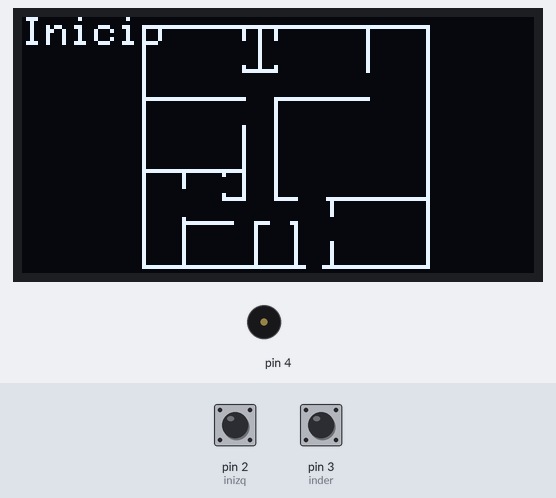
Bench run of a sketch on a simulated Arduino Uno, built with avr-gcc and run on an emulated ATmega328P. Parts: 128×64 one-colour display, buzzer (waves = sounding). The inputs (shaded band) are chosen by the test bench; at power-on: pin 2 (inizq) HIGH, pin 3 (inder) HIGH.

Above: at 2.2 s.
2.3 s: pin 2 (inizq) pulsed LOW 5 times (0.12 s each, 0.3 s apart)
At 2.63 s:
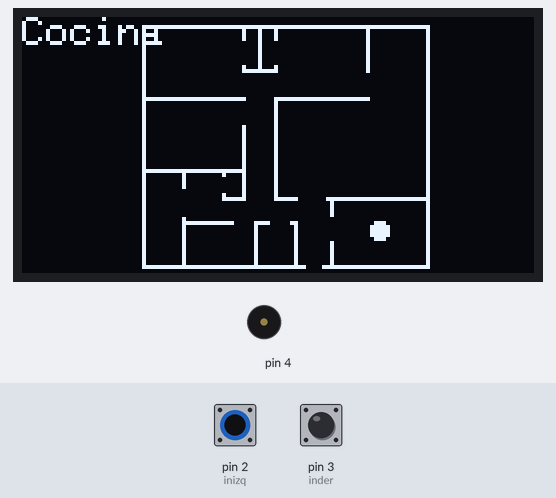
At 4.5 s:
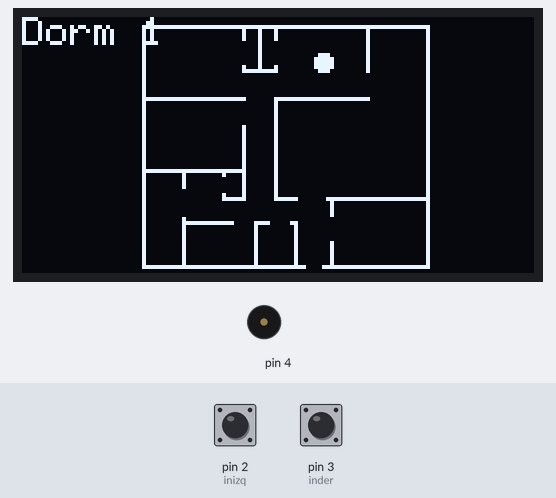
5.3 s: pin 3 (inder) pulsed LOW 5 times (0.12 s each, 0.3 s apart)
At 8.0 s:
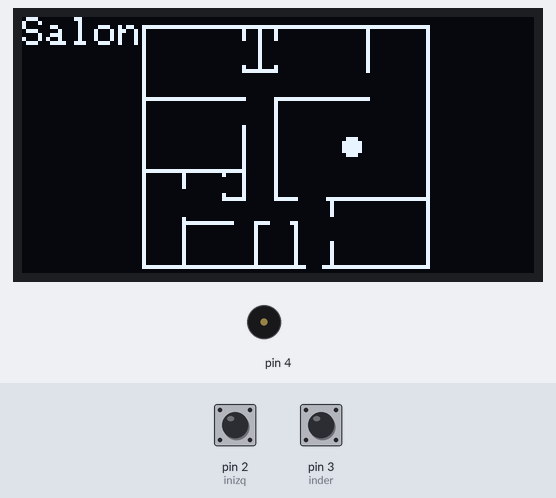
Timing chart, 0 to 9.5 s (numbered marks = the images above; inputs shaded):
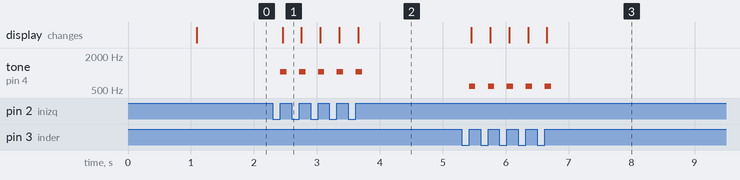

The sketch:

Arduino-OledHouse.ino
```cpp
#include <Wire.h>
#include <Adafruit_SSD1306.h>
#include <Adafruit_GFX.h>
#include "pitches.h"

// OLED display TWI address
#define OLED_ADDR   0x3C

Adafruit_SSD1306 display(-1);

#if (SSD1306_LCDHEIGHT != 64)
#error("Height incorrect, please fix Adafruit_SSD1306.h!");
#endif

int inizq = 2;   // choose the input pin (for a pushbutton)
int inder = 3;   // choose the input pin (for a pushbutton)
int val = 0;     // variable for reading the pin status
int habitacion = 0;     // variable for changing screen

void setup() {
  // initialize and clear display
  display.begin(SSD1306_SWITCHCAPVCC, OLED_ADDR);
  display.clearDisplay();
  display.display();
  display.clearDisplay();

#define LOGO_HEIGHT   64
#define LOGO_WIDTH    128

pinMode(inizq, INPUT);    // declare pushbutton as input
pinMode(inder, INPUT);    // declare pushbutton as input


  delay(1000);
}


void loop() {
  // *************************************************************************************************
static const unsigned char PROGMEM logo_bmp[] = {
  0x00, 0x00, 0x00, 0x00, 0x00, 0x00, 0x00, 0x00, 0x00, 0x00, 0x00, 0x00, 0x00, 0x00, 0x00, 0x00,
  0x00, 0x00, 0x00, 0x00, 0x00, 0x00, 0x00, 0x00, 0x00, 0x00, 0x00, 0x00, 0x00, 0x00, 0x00, 0x00,
  0x00, 0x00, 0x00, 0x03, 0xff, 0xff, 0xff, 0xff, 0xff, 0xff, 0xff, 0xff, 0xfc, 0x00, 0x00, 0x00,
  0x00, 0x00, 0x00, 0x02, 0x00, 0x00, 0x01, 0x11, 0x00, 0x00, 0x02, 0x00, 0x04, 0x00, 0x00, 0x00,
  0x00, 0x00, 0x00, 0x02, 0x00, 0x00, 0x01, 0x11, 0x00, 0x00, 0x02, 0x00, 0x04, 0x00, 0x00, 0x00,
  0x00, 0x00, 0x00, 0x02, 0x00, 0x00, 0x01, 0x11, 0x00, 0x00, 0x02, 0x00, 0x04, 0x00, 0x00, 0x00,
  0x00, 0x00, 0x00, 0x02, 0x00, 0x00, 0x00, 0x10, 0x00, 0x00, 0x02, 0x00, 0x04, 0x00, 0x00, 0x00,
  0x00, 0x00, 0x00, 0x02, 0x00, 0x00, 0x00, 0x10, 0x00, 0x00, 0x02, 0x00, 0x04, 0x00, 0x00, 0x00,
  0x00, 0x00, 0x00, 0x02, 0x00, 0x00, 0x00, 0x10, 0x00, 0x00, 0x02, 0x00, 0x04, 0x00, 0x00, 0x00,
  0x00, 0x00, 0x00, 0x02, 0x00, 0x00, 0x00, 0x10, 0x00, 0x00, 0x02, 0x00, 0x04, 0x00, 0x00, 0x00,
  0x00, 0x00, 0x00, 0x02, 0x00, 0x00, 0x00, 0x10, 0x00, 0x00, 0x02, 0x00, 0x04, 0x00, 0x00, 0x00,
  0x00, 0x00, 0x00, 0x02, 0x00, 0x00, 0x00, 0x10, 0x00, 0x00, 0x02, 0x00, 0x04, 0x00, 0x00, 0x00,
  0x00, 0x00, 0x00, 0x02, 0x00, 0x00, 0x01, 0x11, 0x00, 0x00, 0x02, 0x00, 0x04, 0x00, 0x00, 0x00,
  0x00, 0x00, 0x00, 0x02, 0x00, 0x00, 0x01, 0xff, 0x00, 0x00, 0x02, 0x00, 0x04, 0x00, 0x00, 0x00,
  0x00, 0x00, 0x00, 0x02, 0x00, 0x00, 0x00, 0x00, 0x00, 0x00, 0x00, 0x00, 0x04, 0x00, 0x00, 0x00,
  0x00, 0x00, 0x00, 0x02, 0x00, 0x00, 0x00, 0x00, 0x00, 0x00, 0x00, 0x00, 0x04, 0x00, 0x00, 0x00,
  0x00, 0x00, 0x00, 0x02, 0x00, 0x00, 0x00, 0x00, 0x00, 0x00, 0x00, 0x00, 0x04, 0x00, 0x00, 0x00,
  0x00, 0x00, 0x00, 0x02, 0x00, 0x00, 0x00, 0x00, 0x00, 0x00, 0x00, 0x00, 0x04, 0x00, 0x00, 0x00,
  0x00, 0x00, 0x00, 0x02, 0x00, 0x00, 0x00, 0x00, 0x00, 0x00, 0x00, 0x00, 0x04, 0x00, 0x00, 0x00,
  0x00, 0x00, 0x00, 0x02, 0x00, 0x00, 0x00, 0x00, 0x00, 0x00, 0x00, 0x00, 0x04, 0x00, 0x00, 0x00,
  0x00, 0x00, 0x00, 0x03, 0xff, 0xff, 0xff, 0x01, 0xff, 0xff, 0xfe, 0x00, 0x04, 0x00, 0x00, 0x00,
  0x00, 0x00, 0x00, 0x02, 0x00, 0x00, 0x00, 0x01, 0x00, 0x00, 0x00, 0x00, 0x04, 0x00, 0x00, 0x00,
  0x00, 0x00, 0x00, 0x02, 0x00, 0x00, 0x00, 0x01, 0x00, 0x00, 0x00, 0x00, 0x04, 0x00, 0x00, 0x00,
  0x00, 0x00, 0x00, 0x02, 0x00, 0x00, 0x00, 0x01, 0x00, 0x00, 0x00, 0x00, 0x04, 0x00, 0x00, 0x00,
  0x00, 0x00, 0x00, 0x02, 0x00, 0x00, 0x00, 0x01, 0x00, 0x00, 0x00, 0x00, 0x04, 0x00, 0x00, 0x00,
  0x00, 0x00, 0x00, 0x02, 0x00, 0x00, 0x00, 0x01, 0x00, 0x00, 0x00, 0x00, 0x04, 0x00, 0x00, 0x00,
  0x00, 0x00, 0x00, 0x02, 0x00, 0x00, 0x00, 0x01, 0x00, 0x00, 0x00, 0x00, 0x04, 0x00, 0x00, 0x00,
  0x00, 0x00, 0x00, 0x02, 0x00, 0x00, 0x01, 0x01, 0x00, 0x00, 0x00, 0x00, 0x04, 0x00, 0x00, 0x00,
  0x00, 0x00, 0x00, 0x02, 0x00, 0x00, 0x01, 0x01, 0x00, 0x00, 0x00, 0x00, 0x04, 0x00, 0x00, 0x00,
  0x00, 0x00, 0x00, 0x02, 0x00, 0x00, 0x01, 0x01, 0x00, 0x00, 0x00, 0x00, 0x04, 0x00, 0x00, 0x00,
  0x00, 0x00, 0x00, 0x02, 0x00, 0x00, 0x01, 0x01, 0x00, 0x00, 0x00, 0x00, 0x04, 0x00, 0x00, 0x00,
  0x00, 0x00, 0x00, 0x02, 0x00, 0x00, 0x01, 0x01, 0x00, 0x00, 0x00, 0x00, 0x04, 0x00, 0x00, 0x00,
  0x00, 0x00, 0x00, 0x02, 0x00, 0x00, 0x01, 0x01, 0x00, 0x00, 0x00, 0x00, 0x04, 0x00, 0x00, 0x00,
  0x00, 0x00, 0x00, 0x02, 0x00, 0x00, 0x01, 0x01, 0x00, 0x00, 0x00, 0x00, 0x04, 0x00, 0x00, 0x00,
  0x00, 0x00, 0x00, 0x02, 0x00, 0x00, 0x01, 0x01, 0x00, 0x00, 0x00, 0x00, 0x04, 0x00, 0x00, 0x00,
  0x00, 0x00, 0x00, 0x02, 0x00, 0x00, 0x01, 0x01, 0x00, 0x00, 0x00, 0x00, 0x04, 0x00, 0x00, 0x00,
  0x00, 0x00, 0x00, 0x02, 0x00, 0x00, 0x01, 0x01, 0x00, 0x00, 0x00, 0x00, 0x04, 0x00, 0x00, 0x00,
  0x00, 0x00, 0x00, 0x02, 0x00, 0x00, 0x01, 0x01, 0x00, 0x00, 0x00, 0x00, 0x04, 0x00, 0x00, 0x00,
  0x00, 0x00, 0x00, 0x03, 0xff, 0xff, 0xff, 0x01, 0x00, 0x00, 0x00, 0x00, 0x04, 0x00, 0x00, 0x00,
  0x00, 0x00, 0x00, 0x02, 0x00, 0x80, 0x21, 0x01, 0x00, 0x00, 0x00, 0x00, 0x04, 0x00, 0x00, 0x00,
  0x00, 0x00, 0x00, 0x02, 0x00, 0x80, 0x01, 0x01, 0x00, 0x00, 0x00, 0x00, 0x04, 0x00, 0x00, 0x00,
  0x00, 0x00, 0x00, 0x02, 0x00, 0x80, 0x01, 0x01, 0x00, 0x00, 0x00, 0x00, 0x04, 0x00, 0x00, 0x00,
  0x00, 0x00, 0x00, 0x02, 0x00, 0x80, 0x01, 0x01, 0x00, 0x00, 0x00, 0x00, 0x04, 0x00, 0x00, 0x00,
  0x00, 0x00, 0x00, 0x02, 0x00, 0x00, 0x01, 0x01, 0x00, 0x00, 0x00, 0x00, 0x04, 0x00, 0x00, 0x00,
  0x00, 0x00, 0x00, 0x02, 0x00, 0x00, 0x21, 0x01, 0x00, 0x00, 0x00, 0x00, 0x04, 0x00, 0x00, 0x00,
  0x00, 0x00, 0x00, 0x02, 0x00, 0x00, 0x3f, 0x01, 0xf8, 0x0f, 0xff, 0xff, 0xfc, 0x00, 0x00, 0x00,
  0x00, 0x00, 0x00, 0x02, 0x00, 0x00, 0x00, 0x00, 0x00, 0x04, 0x00, 0x00, 0x04, 0x00, 0x00, 0x00,
  0x00, 0x00, 0x00, 0x02, 0x00, 0x00, 0x00, 0x00, 0x00, 0x04, 0x00, 0x00, 0x04, 0x00, 0x00, 0x00,
  0x00, 0x00, 0x00, 0x02, 0x00, 0x00, 0x00, 0x00, 0x00, 0x04, 0x00, 0x00, 0x04, 0x00, 0x00, 0x00,
  0x00, 0x00, 0x00, 0x02, 0x00, 0x00, 0x00, 0x00, 0x00, 0x04, 0x00, 0x00, 0x04, 0x00, 0x00, 0x00,
  0x00, 0x00, 0x00, 0x02, 0x00, 0x80, 0x00, 0x00, 0x00, 0x00, 0x00, 0x00, 0x04, 0x00, 0x00, 0x00,
  0x00, 0x00, 0x00, 0x02, 0x00, 0xff, 0xf8, 0x3c, 0x18, 0x00, 0x00, 0x00, 0x04, 0x00, 0x00, 0x00,
  0x00, 0x00, 0x00, 0x02, 0x00, 0x80, 0x00, 0x20, 0x08, 0x00, 0x00, 0x00, 0x04, 0x00, 0x00, 0x00,
  0x00, 0x00, 0x00, 0x02, 0x00, 0x80, 0x00, 0x20, 0x08, 0x00, 0x00, 0x00, 0x04, 0x00, 0x00, 0x00,
  0x00, 0x00, 0x00, 0x02, 0x00, 0x80, 0x00, 0x20, 0x08, 0x00, 0x00, 0x00, 0x04, 0x00, 0x00, 0x00,
  0x00, 0x00, 0x00, 0x02, 0x00, 0x80, 0x00, 0x20, 0x08, 0x00, 0x00, 0x00, 0x04, 0x00, 0x00, 0x00,
  0x00, 0x00, 0x00, 0x02, 0x00, 0x80, 0x00, 0x20, 0x08, 0x04, 0x00, 0x00, 0x04, 0x00, 0x00, 0x00,
  0x00, 0x00, 0x00, 0x02, 0x00, 0x80, 0x00, 0x20, 0x08, 0x04, 0x00, 0x00, 0x04, 0x00, 0x00, 0x00,
  0x00, 0x00, 0x00, 0x02, 0x00, 0x80, 0x00, 0x20, 0x08, 0x04, 0x00, 0x00, 0x04, 0x00, 0x00, 0x00,
  0x00, 0x00, 0x00, 0x02, 0x00, 0x80, 0x00, 0x20, 0x08, 0x04, 0x00, 0x00, 0x04, 0x00, 0x00, 0x00,
  0x00, 0x00, 0x00, 0x02, 0x00, 0x80, 0x00, 0x20, 0x08, 0x04, 0x00, 0x00, 0x04, 0x00, 0x00, 0x00,
  0x00, 0x00, 0x00, 0x02, 0x00, 0x80, 0x00, 0x20, 0x08, 0x04, 0x00, 0x00, 0x04, 0x00, 0x00, 0x00,
  0x00, 0x00, 0x00, 0x03, 0xff, 0xff, 0xff, 0xff, 0xfe, 0x1f, 0xff, 0xff, 0xfc, 0x00, 0x00, 0x00,
  0x00, 0x00, 0x00, 0x00, 0x00, 0x00, 0x00, 0x00, 0x00, 0x00, 0x00, 0x00, 0x00, 0x00, 0x00, 0x00
};

display.setTextSize(1);

display.setTextColor(WHITE);

switch (habitacion) {
case 0:
  display.clearDisplay();
  display.drawBitmap(0,0,logo_bmp, LOGO_WIDTH, LOGO_HEIGHT, 1);
  display.setCursor(0,0);
  display.println("Inicio");
  display.display();
  do {
val = digitalRead(inizq);
if (val == LOW) {
delay (1);
val = digitalRead(inizq);
if (val == HIGH) {
tone(4, NOTE_C6, 100);
habitacion += 6;
}}
val = digitalRead(inder);
if (val == LOW) {
delay (1);
val = digitalRead(inder);
if (val == HIGH) {
tone(4, NOTE_D5, 100);
habitacion += 1;
}}
} while (habitacion == 0);
break;

case 1:
  display.clearDisplay();
  display.drawBitmap(0,0,logo_bmp, LOGO_WIDTH, LOGO_HEIGHT, 1);
  display.fillCircle(82, 32, 2, WHITE);
  display.setCursor(0,0);
  display.println("Salon");
  display.display();
  do {
val = digitalRead(inizq);
if (val == LOW) {
delay (1);
val = digitalRead(inizq);
if (val == HIGH) {
tone(4, NOTE_C6, 100);
habitacion += 5;
}}
val = digitalRead(inder);
if (val == LOW) {
delay (1);
val = digitalRead(inder);
if (val == HIGH) {
tone(4, NOTE_D5, 100);
habitacion += 1;
}}
} while (habitacion == 1);
break;

case 2:
  display.clearDisplay();
  display.setCursor(0,0);
  display.println("Dorm 1");
  display.drawBitmap(0,0,logo_bmp, LOGO_WIDTH, LOGO_HEIGHT, 1);
  display.fillCircle(75, 11, 2, WHITE);
  display.display();
  do {
val = digitalRead(inizq);
if (val == LOW) {
delay (1);
val = digitalRead(inizq);
if (val == HIGH) {
tone(4, NOTE_C6, 100);
habitacion -= 1;
}}
val = digitalRead(inder);
if (val == LOW) {
delay (1);
val = digitalRead(inder);
if (val == HIGH) {
tone(4, NOTE_D5, 100);
habitacion += 1;
}}
} while (habitacion == 2);
break;

case 3:
  display.clearDisplay();
  display.setCursor(0,0);
  display.println("Dorm 2");
  display.drawBitmap(0,0,logo_bmp, LOGO_WIDTH, LOGO_HEIGHT, 1);
  display.fillCircle(42, 11, 2, WHITE);
  display.display();
  do {
val = digitalRead(inizq);
if (val == LOW) {
delay (1);
val = digitalRead(inizq);
if (val == HIGH) {
tone(4, NOTE_C6, 100);
habitacion -= 1;
}}
val = digitalRead(inder);
if (val == LOW) {
delay (1);
val = digitalRead(inder);
if (val == HIGH) {
tone(4, NOTE_D5, 100);
habitacion += 1;
}}
} while (habitacion == 3);
break;

case 4:
  display.clearDisplay();
  display.setCursor(0,0);
  display.println("Dorm 3");
  display.drawBitmap(0,0,logo_bmp, LOGO_WIDTH, LOGO_HEIGHT, 1);
  display.fillCircle(42, 29, 2, WHITE);
  display.display();
  do {
val = digitalRead(inizq);
if (val == LOW) {
delay (1);
val = digitalRead(inizq);
if (val == HIGH) {
tone(4, NOTE_C6, 100);
habitacion -= 1;
}}
val = digitalRead(inder);
if (val == LOW) {
delay (1);
val = digitalRead(inder);
if (val == HIGH) {
tone(4, NOTE_D5, 100);
habitacion += 1;
}}
} while (habitacion == 4);
break;

case 5:
  display.clearDisplay();
  display.setCursor(0,0);
  display.println("Cuartucho");
  display.drawBitmap(0,0,logo_bmp, LOGO_WIDTH, LOGO_HEIGHT, 1);
  display.fillCircle(45, 45, 2, WHITE);
  display.display();
  do {
val = digitalRead(inizq);
if (val == LOW) {
delay (1);
val = digitalRead(inizq);
if (val == HIGH) {
tone(4, NOTE_C6, 100);
habitacion -= 1;
}}
val = digitalRead(inder);
if (val == LOW) {
delay (1);
val = digitalRead(inder);
if (val == HIGH) {
tone(4, NOTE_D5, 100);
habitacion += 1;
}}
} while (habitacion == 5);
break;

case 6:
  display.clearDisplay();
  display.setCursor(0,0);
  display.println("Cocina");
  display.drawBitmap(0,0,logo_bmp, LOGO_WIDTH, LOGO_HEIGHT, 1);
  display.fillCircle(89, 53, 2, WHITE);
  display.display();
  do {
val = digitalRead(inizq);
if (val == LOW) {
delay (1);
val = digitalRead(inizq);
if (val == HIGH) {
tone(4, NOTE_C6, 100);
habitacion -= 1;
}}
val = digitalRead(inder);
if (val == LOW) {
delay (1);
val = digitalRead(inder);
if (val == HIGH) {
tone(4, NOTE_D5, 100);
habitacion -= 5;
}}
} while (habitacion == 6);
break;

}
}
```

Measured:
- after the input at 2.3 s, tone on pin 4: alternates 1047 Hz for 0.10 s and silent for 0.20 s, 10 changes in all, then stays silent, starting after 0.12 s; the display: changes after 0.15 s (image 1)
- after the input at 5.3 s, tone on pin 4: alternates 587 Hz for 0.10 s and silent for 0.20 s, 10 changes in all, then stays silent, starting after 0.12 s; the display: first changes after 0.15 s (image 3 shows a later state)
